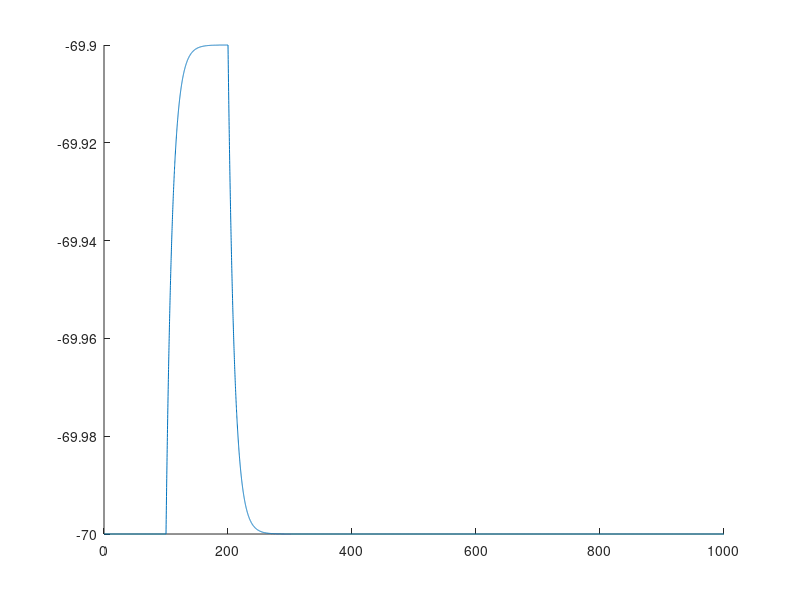
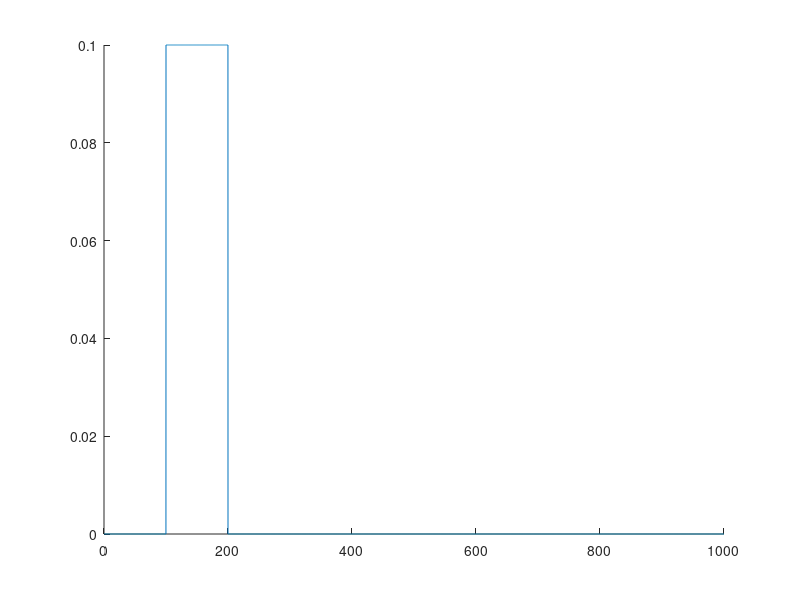

Reproduce these figures in MATLAB, in order.
%Cell Parameters

C = 10;        	   		% Capacitance in nF
R = 1;         	   		% Resistance in MegaOhm
Vrest = -70;      	   		% Leakage current reversal potential in mV


% Integration parameters

dt = 0.1;          		% integration time-step in ms
Tdur = 1000;       		% simulation total time in ms
V0 = Vrest;             		% initial condition in mV
k = ceil(Tdur/dt); 		% total number of iterations
V = zeros(1,k+1);  		% Voltage vector in mV
V(1)=V0;             		% assign to the first element of array V, the initial condition V0

% time vector

t = dt.*(0:k);     		% time vector in ms


% Current pulse parameters    

Tstart = 100;         		% curent pulse start time in ms
Tstop = 200;          		% curent pulse stop time in ms
Iamplitude = 0.1;     		% current pulse amplitude in nA


I = zeros(1,k+1);  		% current vector in nA
I(t>=Tstart & t<Tstop) = Iamplitude; % Assign amplitude when current is on 

% Integration with Exponential Euler loop
    for j = 1 : k
        Vinf = Vrest+R*I(j);  		% Update V infinity value at j iteration    
        V(j+1) = Vinf+(V(j)-Vinf)*exp((t(j)-t(j+1))/(R*C)); 		% Compute V at iteration j+1 with Exponential Euler rule  
    end
figure;
hold on
plot(t,V)
hold off
figure;
hold on
plot(t,I)
hold off